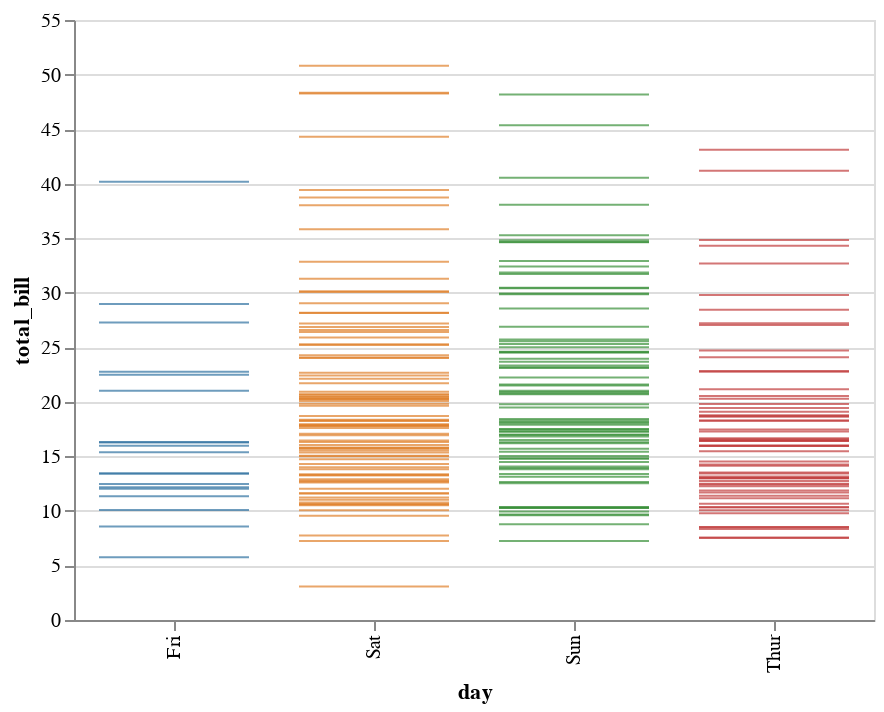

The notebook cell saved with this chart:
### Code cell
display(salt.stripplot(x="day", y="total_bill", data=tips))
ax = sns.stripplot(x="day", y="total_bill", data=tips, jitter=True)

### Figure 1 — Vega-Lite specification as saved in the notebook (floating-point values rounded to 4 significant figures; data arrays with more than 128 entries replaced by an {"elided": "..."} marker saying what was removed)
{"$schema": "https://vega.github.io/schema/vega-lite/v2.4.1.json", "config": {"range": {"category": ["rgba(49,115,161,1)", "rgba(224,128,44,1)", "rgba(58,145,58,1)", "rgba(192,60,61,1)", "rgba(147,113,178,1)", "rgba(131,91,83,1)", "rgba(213,132,188,1)", "rgba(127,127,127,1)", "rgba(168,169,53,1)", "rgba(45,171,184,1)"]}, "view": {"height": 300, "width": 400}}, "data": {"values": {"elided": "244 records"}}, "encoding": {"color": {"field": "day", "legend": null, "type": "nominal"}, "x": {"field": "day", "type": "nominal"}, "y": {"field": "total_bill", "type": "quantitative"}}, "mark": "tick"}
